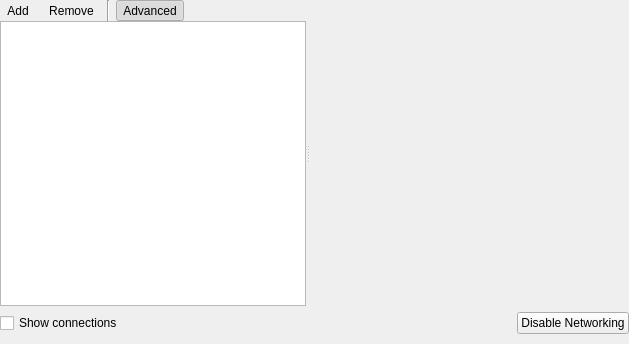
<?xml version="1.0" encoding="UTF-8"?>
<ui version="4.0">
 <class>NetworkKCM</class>
 <widget class="QWidget" name="NetworkKCM">
  <property name="geometry">
   <rect>
    <x>0</x>
    <y>0</y>
    <width>629</width>
    <height>344</height>
   </rect>
  </property>
  <layout class="QGridLayout" name="gridLayout_2">
   <property name="leftMargin">
    <number>0</number>
   </property>
   <property name="topMargin">
    <number>0</number>
   </property>
   <property name="rightMargin">
    <number>0</number>
   </property>
   <property name="bottomMargin">
    <number>10</number>
   </property>
   <item row="1" column="0">
    <widget class="QCheckBox" name="checkBox">
     <property name="text">
      <string>Show connections</string>
     </property>
    </widget>
   </item>
   <item row="1" column="1">
    <widget class="QPushButton" name="networkingPB">
     <property name="sizePolicy">
      <sizepolicy hsizetype="Fixed" vsizetype="Fixed">
       <horstretch>0</horstretch>
       <verstretch>0</verstretch>
      </sizepolicy>
     </property>
     <property name="text">
      <string>Disable Networking</string>
     </property>
    </widget>
   </item>
   <item row="0" column="0" colspan="2">
    <widget class="QSplitter" name="splitter">
     <property name="orientation">
      <enum>Qt::Horizontal</enum>
     </property>
     <widget class="QWidget" name="widget" native="true">
      <layout class="QGridLayout" name="gridLayout">
       <property name="leftMargin">
        <number>0</number>
       </property>
       <property name="topMargin">
        <number>0</number>
       </property>
       <property name="rightMargin">
        <number>0</number>
       </property>
       <property name="bottomMargin">
        <number>0</number>
       </property>
       <property name="verticalSpacing">
        <number>0</number>
       </property>
       <item row="0" column="0">
        <widget class="QToolButton" name="addProfileBt">
         <property name="text">
          <string>Add</string>
         </property>
         <property name="iconSize">
          <size>
           <width>22</width>
           <height>22</height>
          </size>
         </property>
         <property name="popupMode">
          <enum>QToolButton::InstantPopup</enum>
         </property>
         <property name="toolButtonStyle">
          <enum>Qt::ToolButtonTextUnderIcon</enum>
         </property>
         <property name="autoRaise">
          <bool>true</bool>
         </property>
        </widget>
       </item>
       <item row="0" column="1">
        <widget class="QToolButton" name="removeProfileBt">
         <property name="text">
          <string>Remove</string>
         </property>
         <property name="iconSize">
          <size>
           <width>22</width>
           <height>22</height>
          </size>
         </property>
         <property name="toolButtonStyle">
          <enum>Qt::ToolButtonTextUnderIcon</enum>
         </property>
         <property name="autoRaise">
          <bool>true</bool>
         </property>
        </widget>
       </item>
       <item row="1" column="0" colspan="5">
        <widget class="QTreeView" name="devicesTV">
         <property name="sizePolicy">
          <sizepolicy hsizetype="Minimum" vsizetype="Expanding">
           <horstretch>0</horstretch>
           <verstretch>0</verstretch>
          </sizepolicy>
         </property>
         <property name="showDropIndicator" stdset="0">
          <bool>false</bool>
         </property>
         <property name="alternatingRowColors">
          <bool>true</bool>
         </property>
         <property name="rootIsDecorated">
          <bool>false</bool>
         </property>
         <property name="animated">
          <bool>true</bool>
         </property>
         <attribute name="headerVisible">
          <bool>false</bool>
         </attribute>
        </widget>
       </item>
       <item row="0" column="3">
        <widget class="QToolButton" name="advancedTB">
         <property name="text">
          <string>Advanced</string>
         </property>
         <property name="iconSize">
          <size>
           <width>22</width>
           <height>22</height>
          </size>
         </property>
         <property name="checkable">
          <bool>true</bool>
         </property>
         <property name="checked">
          <bool>true</bool>
         </property>
         <property name="autoExclusive">
          <bool>true</bool>
         </property>
         <property name="toolButtonStyle">
          <enum>Qt::ToolButtonTextUnderIcon</enum>
         </property>
         <property name="autoRaise">
          <bool>true</bool>
         </property>
        </widget>
       </item>
       <item row="0" column="2">
        <widget class="Line" name="line">
         <property name="orientation">
          <enum>Qt::Vertical</enum>
         </property>
        </widget>
       </item>
      </layout>
     </widget>
     <widget class="QStackedWidget" name="stackedWidget">
      <property name="currentIndex">
       <number>1</number>
      </property>
      <widget class="QWidget" name="info_page">
       <layout class="QGridLayout" name="gridLayout_4">
        <item row="0" column="0">
         <spacer name="verticalSpacer_2">
          <property name="orientation">
           <enum>Qt::Vertical</enum>
          </property>
          <property name="sizeHint" stdset="0">
           <size>
            <width>249</width>
            <height>146</height>
           </size>
          </property>
         </spacer>
        </item>
        <item row="2" column="0">
         <spacer name="verticalSpacer">
          <property name="orientation">
           <enum>Qt::Vertical</enum>
          </property>
          <property name="sizeHint" stdset="0">
           <size>
            <width>249</width>
            <height>69</height>
           </size>
          </property>
         </spacer>
        </item>
        <item row="1" column="0">
         <widget class="KTitleWidget" name="infoWidget" native="true">
          <property name="text" stdset="0">
           <string notr="true">You have no devices created</string>
          </property>
          <property name="comment" stdset="0">
           <string notr="true">This is probably a problem</string>
          </property>
         </widget>
        </item>
       </layout>
      </widget>
      <widget class="QWidget" name="profile_page">
       <layout class="QGridLayout" name="gridLayout_5">
        <property name="leftMargin">
         <number>0</number>
        </property>
        <property name="topMargin">
         <number>0</number>
        </property>
        <property name="rightMargin">
         <number>0</number>
        </property>
        <property name="bottomMargin">
         <number>0</number>
        </property>
        <property name="verticalSpacing">
         <number>0</number>
        </property>
        <item row="1" column="0">
         <widget class="Description" name="profile" native="true"/>
        </item>
        <item row="0" column="0">
         <spacer name="offsetSpacer">
          <property name="orientation">
           <enum>Qt::Vertical</enum>
          </property>
          <property name="sizeType">
           <enum>QSizePolicy::Fixed</enum>
          </property>
          <property name="sizeHint" stdset="0">
           <size>
            <width>20</width>
            <height>0</height>
           </size>
          </property>
         </spacer>
        </item>
       </layout>
      </widget>
     </widget>
    </widget>
   </item>
  </layout>
 </widget>
 <customwidgets>
  <customwidget>
   <class>KTitleWidget</class>
   <extends>QWidget</extends>
   <header>ktitlewidget.h</header>
  </customwidget>
  <customwidget>
   <class>Description</class>
   <extends>QWidget</extends>
   <header location="global">Description.h</header>
   <container>1</container>
  </customwidget>
 </customwidgets>
 <resources/>
 <connections/>
</ui>
